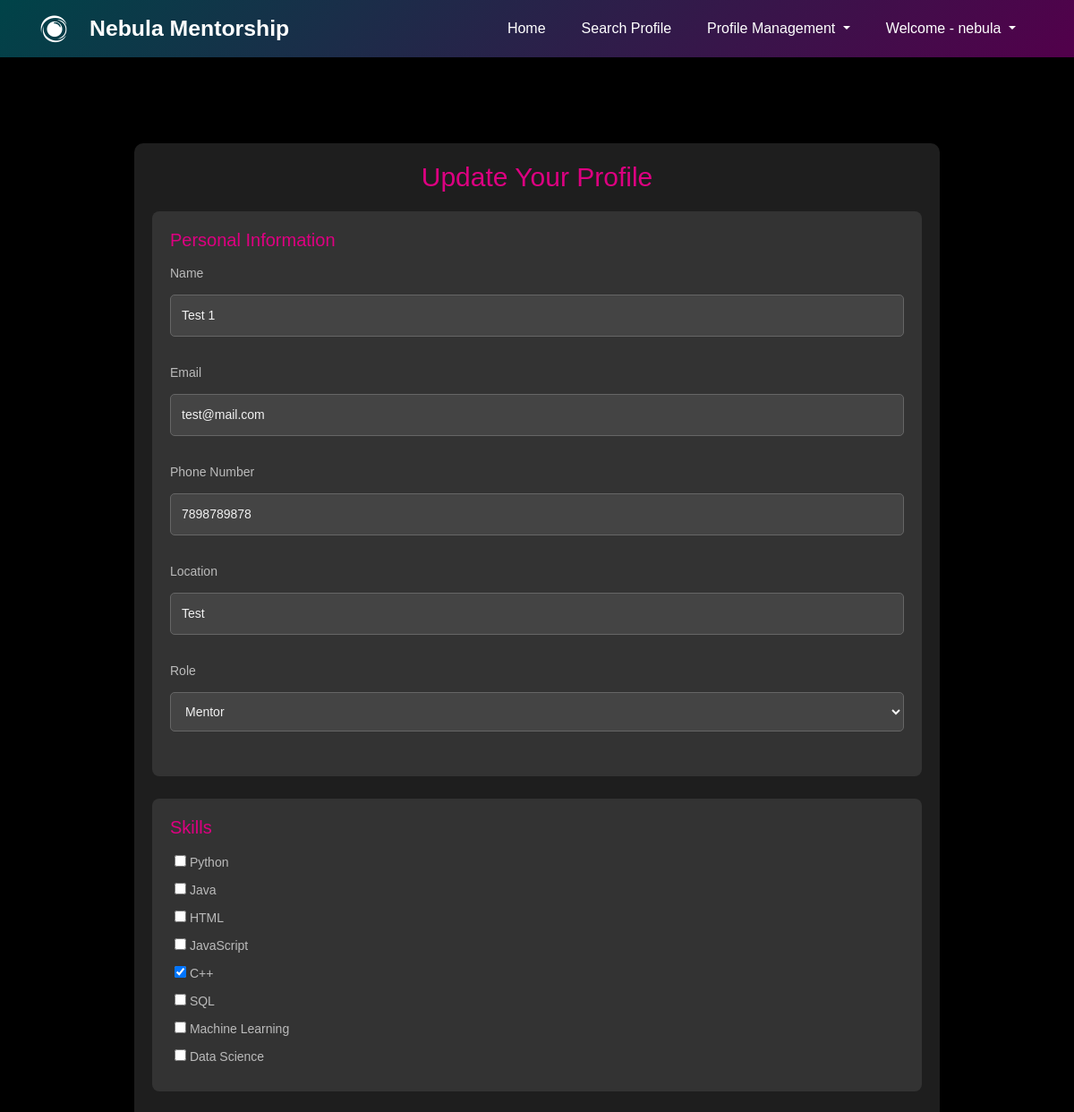
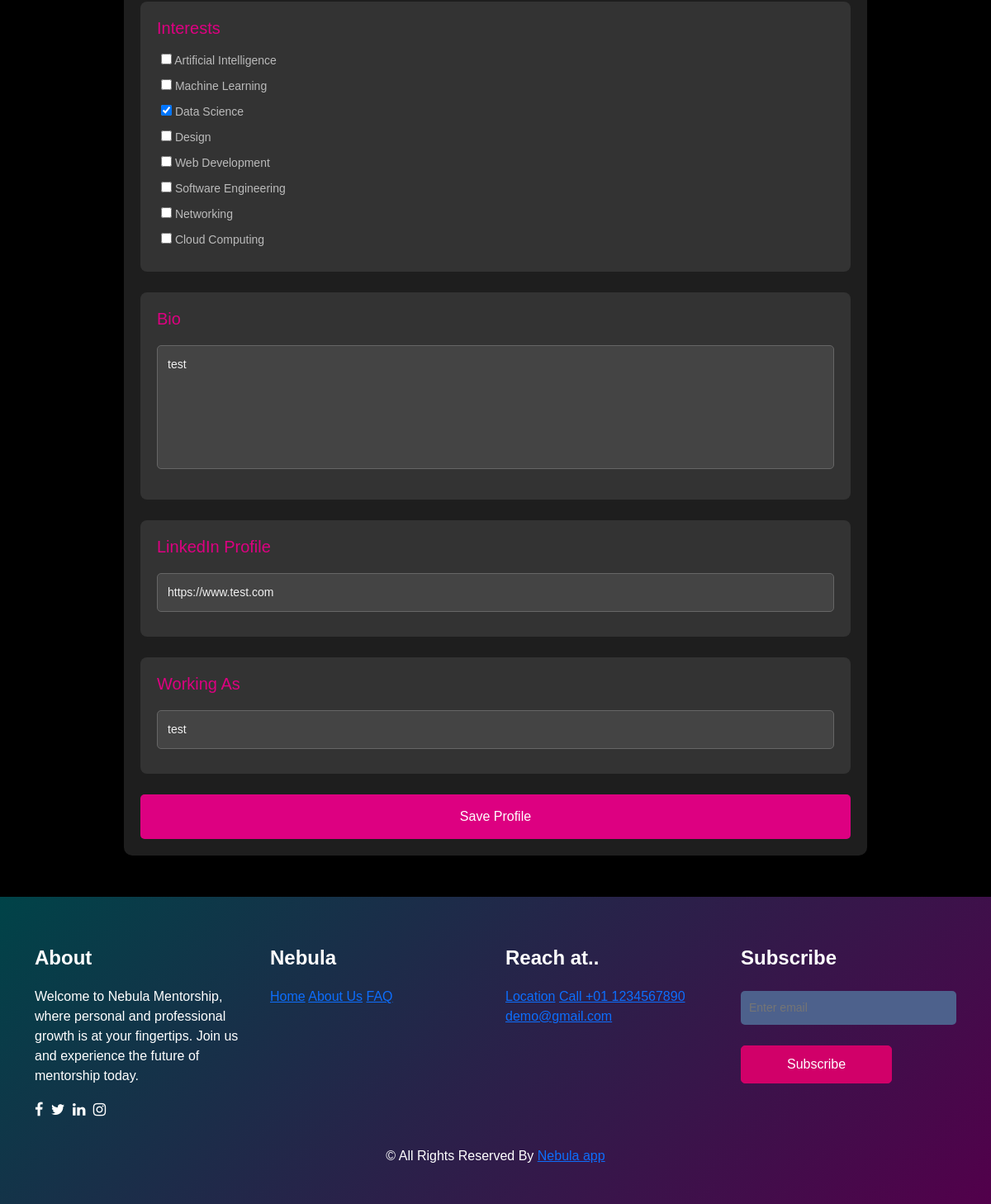
/edit-profile/ (signed in), run on the app's committed database (2 pictures, top to bottom).
### homepage/models.py (models this page shows, shortened)
class UserProfile(models.Model):
    user = models.ForeignKey(settings.AUTH_USER_MODEL, on_delete=models.CASCADE)
    name = models.CharField(max_length=100,blank=False, null=False)
    email = models.EmailField(unique=True,blank=False, null=False)
    phone_number = models.CharField(unique=True,max_length=10, blank=False, null=False)
    location = models.CharField(max_length=200, blank=False, null=False)
    role = models.CharField(max_length=10, choices=ROLE_CHOICES)
    skills = models.TextField(blank=False, null=False)  # Store skills as comma-separated list
    interests = models.TextField(blank=False, null=False)  # Store interests as comma-separated list
    bio = models.TextField(blank=False, null=False)
    linkedin_profile = models.URLField(blank=False, null=False)
    working_as = models.CharField(max_length=20, blank=False, null=False)

### homepage/views.py (the view)
# urls.py: path('edit-profile/', views.update_profile, name='update_profile'),
@login_required
def update_profile(request):
    user_profile = get_object_or_404(UserProfile, user=request.user)
    if request.method == 'POST':
        form = UserProfileForm(request.POST, instance=user_profile)
        if form.is_valid():
            form.save()
            messages.success(request, "Your profile has been updated successfully.")
            return redirect('home')
    else:
        form = UserProfileForm(instance=user_profile)
    return render(request, 'update_profile.html', {'form': form})

### homepage/forms.py (shortened to what this page needs)
class UserProfileForm(forms.ModelForm):
    skills = forms.MultipleChoiceField(
        choices=SKILL_CHOICES,
        widget=forms.CheckboxSelectMultiple,
        required=False
    )
    interests = forms.MultipleChoiceField(
        choices=INTEREST_CHOICES,
        widget=forms.CheckboxSelectMultiple,
        required=False
    )
    class Meta:
        model = UserProfile
        fields = ['name', 'email', 'phone_number', 'location', 'role', 'skills', 'interests', 'bio', 'linkedin_profile', 'working_as']
    def __init__(self, *args, **kwargs):
        super(UserProfileForm, self).__init__(*args, **kwargs)
        if self.instance:
            if self.instance.skills:
                self.initial['skills'] = self.instance.skills.split(', ')
            if self.instance.interests:
                self.initial['interests'] = self.instance.interests.split(', ')

### homepage/templates/update_profile.html (shortened to what this page needs)
{% extends 'main.html' %}
{% block body_block %}
<section class="profile-container">
    <h2>Update Your Profile</h2>
    <form method="POST" class="profile-form">
        <div class="section-container personal-info">
            <h3>Personal Information</h3>
            <div class="form-group">
                <label for="id_name">Name</label>
                {{ form.name }}
            </div>
            <div class="form-group">
                <label for="id_email">Email</label>
                {{ form.email }}
            </div>
            <div class="form-group">
                <label for="id_phone_number">Phone Number</label>
                {{ form.phone_number }}
            </div>
            <div class="form-group">
                <label for="id_location">Location</label>
                {{ form.location }}
            </div>
            <div class="form-group">
                <label for="id_role">Role</label>
                {{ form.role }}
            </div>
        </div>
        <div class="section-container skills">
            <h3>Skills</h3>
            {{ form.skills }}
        </div>
        <div class="section-container interests">
            <h3>Interests</h3>
            {{ form.interests }}
        </div>
        <div class="section-container bio">
            <h3>Bio</h3>
            {{ form.bio }}
        </div>
        <div class="section-container linkedin">
            <h3>LinkedIn Profile</h3>
            {{ form.linkedin_profile }}
        </div>
        <div class="section-container working-as">
            <h3>Working As</h3>
            {{ form.working_as }}
        </div>
        <button type="submit" class="btn-submit">Save Profile</button>
    </form>
</section>
{% endblock %}

### homepage/templates/main.html (shortened to what this page needs)
<!DOCTYPE html>
<html lang="en">
<head>
    <link href="https://cdn.jsdelivr.net/npm/bootstrap@5.3.3/dist/css/bootstrap.min.css" rel="stylesheet"
>
    <link rel="stylesheet" href="https://cdnjs.cloudflare.com/ajax/libs/font-awesome/4.7.0/css/font-awesome.min.css">
</head>
<body>
    <nav class="navbar navbar-expand-lg navbar-dark fixed-top" style="background: linear-gradient(135deg, #004348, #52004b);">
        <div class="container">
            <i class="fa fa-eercast" aria-hidden="true" style="font-size: 30px;"></i>
            <a class="navbar-brand" href="{% url 'home' %}">Nebula Mentorship</a>
            <div class="collapse navbar-collapse" id="navbarNav">
                <ul class="navbar-nav ms-auto">
                    <li class="nav-item">
                        <a class="nav-link" href="{% url 'home' %}">Home</a>
                    </li>
                    <li class="nav-item">
                        <a class="nav-link" href="{% url 'browse_profile' %}">Search Profile</a>
                    </li>
                    <li class="nav-item dropdown">
                        <a class="nav-link dropdown-toggle" href="#" id="navbarDropdown" role="button" data-bs-toggle="dropdown" aria-expanded="false">
                            Profile Management
                        </a>
                    </li>
                    <li class="nav-item dropdown">
                        {% if user.is_authenticated %}
                        <a class="nav-link dropdown-toggle" href="#" id="userDropdown" role="button" data-bs-toggle="dropdown" aria-expanded="false">
                            Welcome - {{ user.username }}
                        </a>
                        {% endif %}
                    </li>
                </ul>
            </div>
        </div>
    </nav>
    {% block body_block %} {% endblock %}
    <footer class="footer_section">
        <div class="container">
            <div class="row">
                <div class="col-md-3 footer-col">
                    <h4>About</h4>
                    <p>Welcome to Nebula Mentorship, where personal and professional growth is at your fingertips. Join us and experience the future of mentorship today.</p>
                    <div class="footer-social">
                        <a href="#"><i class="fa fa-facebook"></i></a>
                        <a href="#"><i class="fa fa-twitter"></i></a>
                        <a href="#"><i class="fa fa-linkedin"></i></a>
                        <a href="#"><i class="fa fa-instagram"></i></a>
                    </div>
                </div>
                <div class="col-md-3 footer-col">
                    <h4>Nebula</h4>
                    <a href="#">Home</a>
                    <a href="#">About Us</a>
                    <a href="#">FAQ</a>
                </div>
                <div class="col-md-3 footer-col">
                    <h4>Reach at..</h4>
                    <a href="#">Location</a>
                    <a href="#">Call +01 1234567890</a>
                    <a href="#">demo@gmail.com</a>
                </div>
                <div class="col-md-3 footer-col">
                    <h4>Subscribe</h4>
                    <form action="#">
                        <input type="text" placeholder="Enter email" />
                        <button type="submit">Subscribe</button>
                    </form>
                </div>
            </div>
            <div class="footer-info">
                <p>&copy;  All Rights Reserved By <a href="https://html.design/">Nebula
                        app</a></p>
            </div>
        </div>
    </footer>
</body>
</html>

### homepage/templates/update_profile.html (style rules this page uses)
body { font-family: Arial, sans-serif; background-color: #2e2e2e; color: #f1f1f1; margin: 0; padding: 0; }
.profile-container { max-width: 900px; margin: 50px auto; padding: 20px; margin-top: 160px; background-color: #1e1e1e; border-radius: 10px; box-shadow: 0 4px 20px rgba(0, 0, 0, 0.3); }
h2 { text-align: center; color: #dd0081; font-size: 30px; margin-bottom: 20px; }
.section-container { margin-bottom: 25px; padding: 20px; background-color: #333; border-radius: 8px; }
.section-container h3 { font-size: 20px; color: #dd0081; margin-bottom: 15px; }
.form-group { margin-bottom: 20px; }
label { font-size: 14px; color: #bbb; margin-bottom: 8px; display: block; }
input, select, textarea { width: 100%; padding: 12px; margin-top: 5px; margin-bottom: 10px; background-color: #444; border: 1px solid #666; border-radius: 5px; font-size: 14px; color: #f1f1f1; }
textarea { height: 150px; resize: none; }
.btn-submit { width: 100%; padding: 15px; background-color: #dd0081; color: #fff; border: none; border-radius: 5px; font-size: 16px; cursor: pointer; transition: background-color 0.3s ease; }
.skills input[type="checkbox"], .interests input[type="checkbox"] { margin: 0; width: auto; }
.skills label, .interests label { margin-left: 5px; display: inline-block; }

### homepage/templates/main.html (style rules this page uses)
* { margin: 0; padding: 0; box-sizing: border-box; }
body { font-family: Arial, sans-serif; background: #000000; color: #ffffff; }
.navbar { background: linear-gradient(135deg, #004348, #52004b); color: #ffffff; }
.navbar .container { display: flex; justify-content: space-between; align-items: center; padding: 0 15px; }
.navbar .navbar-brand { font-size: 1.55rem; font-weight: bold; color: white; padding-left: 25px; }
.navbar .navbar-nav .nav-link { color: #ffffff; padding: 12px 20px; text-decoration: none; font-weight: 500; }
.footer_section { background: linear-gradient(135deg, #004348, #52004b); color: #ffffff; padding-top: 60px; padding-bottom: 30px; }
.footer_section h4 { font-weight: 600; margin-bottom: 20px; }
.footer_section .footer-col { margin-bottom: 30px; }
.footer_section .footer-social a { margin-right: 5px; color: #ffffff; text-decoration: none; font-size: 18px; }
.footer_section .footer-info { text-align: center; }
.footer_section form input { border: none; padding: 10px; background-color: #4d618c; width: 100%; color: #ffffff; outline: none; }
.footer_section form button { padding: 10px 55px; background-color: #d10069; color: #ffffff; border-radius: 5px; border: 1px solid #d10069; cursor: pointer; margin-top: 15px; }

### data on the page
UserProfile: name "Test 1", email "test@mail.com", phone_number "7898789878", location "Test", role "Mentor", skills "☐ ☐ ☐ ☐ ☑ ☐ ☐ ☐", interests "☐ ☐ ☑ ☐ ☐ ☐ ☐ ☐", bio "test", linkedin_profile "https://www.test.com", working_as "test"

### other printed values
{{ user.username }} "nebula"
